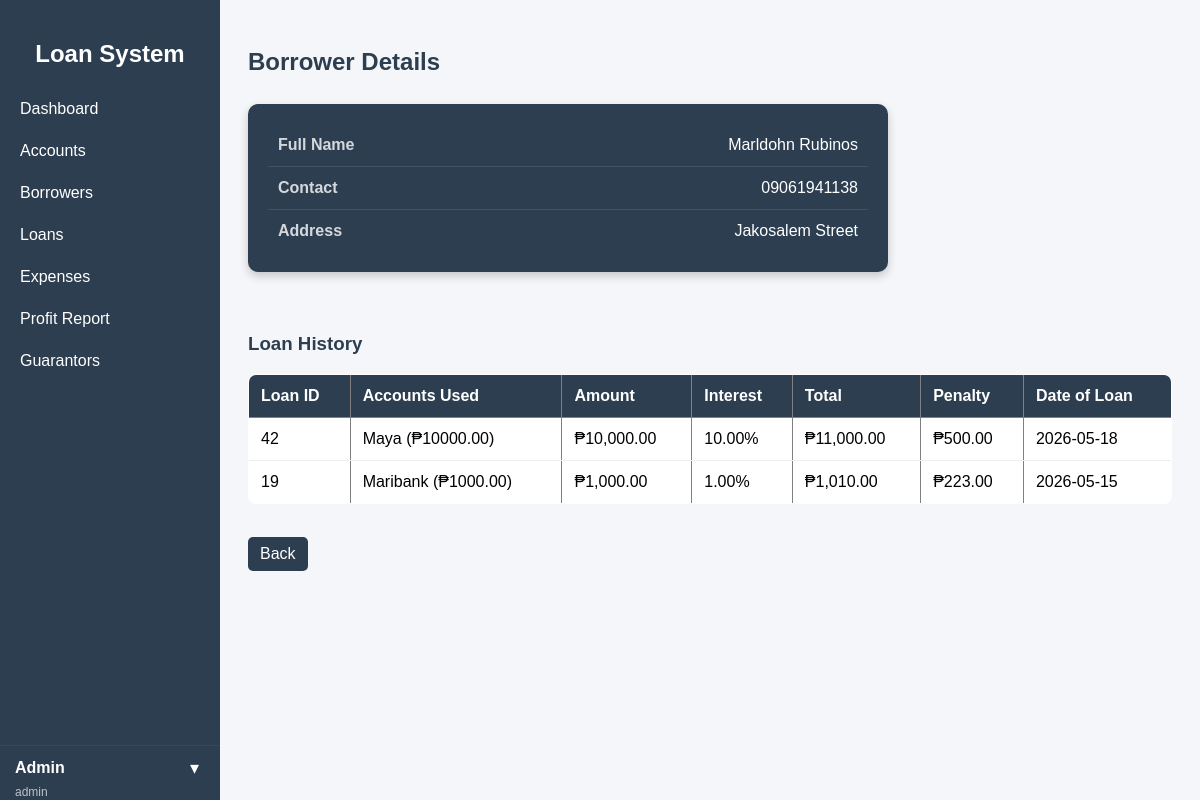
/public/index.php?url=borrower/details/1 (signed in), run on an earlier commit of the app's database.
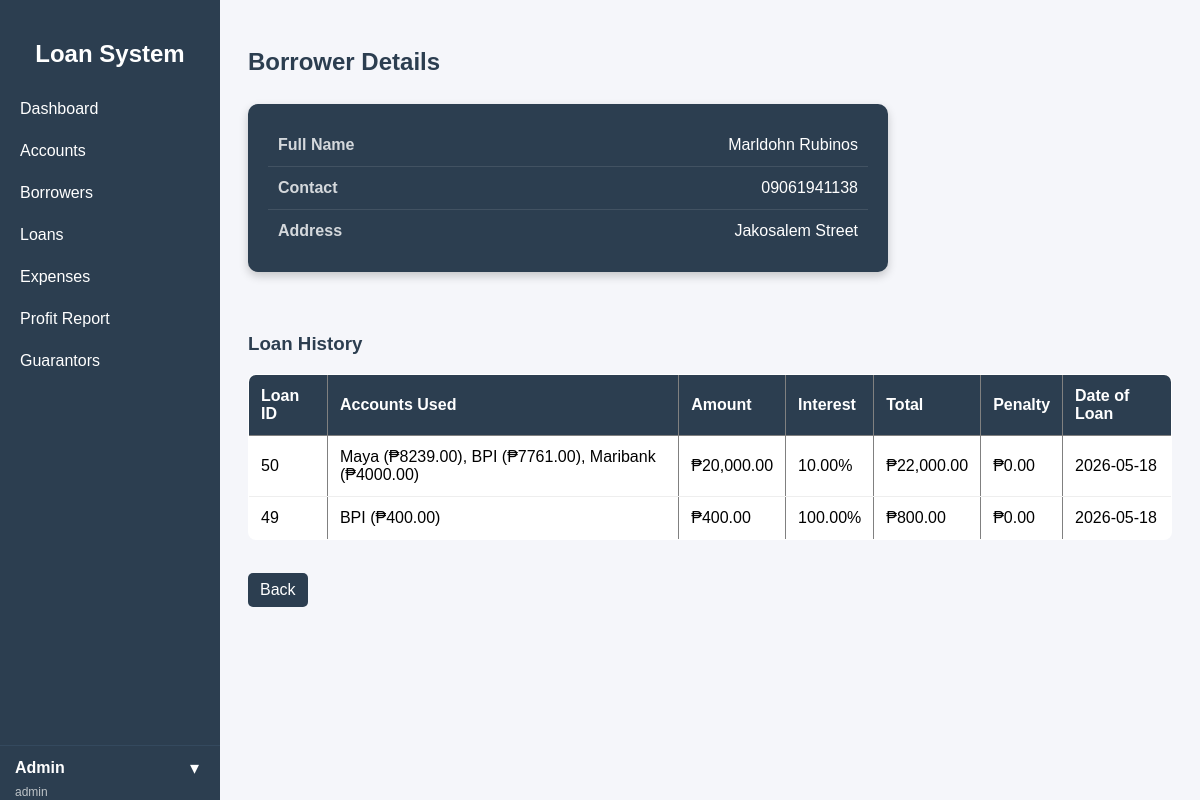
And on a later commit of the database.
### tables this page shows
CREATE TABLE `borrowers` (
  `id` int(11) NOT NULL,
  `fullname` varchar(100) DEFAULT NULL,
  `contact` varchar(20) DEFAULT NULL,
  `address` text DEFAULT NULL,
  `created_at` timestamp NOT NULL DEFAULT current_timestamp()
);

CREATE TABLE `loans` (
  `id` int(11) NOT NULL,
  `borrower_name` varchar(100) DEFAULT NULL,
  `amount` decimal(10,2) DEFAULT NULL,
  `interest` decimal(10,2) DEFAULT NULL,
  `total` decimal(10,2) DEFAULT NULL,
  `status` varchar(20) DEFAULT 'active',
  `created_at` timestamp NOT NULL DEFAULT current_timestamp(),
  `borrower_id` int(11) DEFAULT NULL,
  `account_id` int(11) DEFAULT NULL,
  `guarantor_id` int(11) DEFAULT NULL,
  `borrowed_date` date DEFAULT NULL,
  `due_date` date DEFAULT NULL,
  `is_deleted` tinyint(1) DEFAULT 0
);

### app/controllers/BorrowerController.php (called while the page is built, shortened)
<?php
require_once "../app/models/Borrower.php";
class BorrowerController {
    private $borrower;
    public function __construct() {
        $this->borrower = new Borrower();
    }
public function details($id) {
    $borrower = $this->borrower->getById($id);
    $loans = $this->borrower->getLoans($id);
    require "../app/views/borrowers/details.php";
}
}

### core/App.php (called while the page is built, shortened)
<?php
class App {
    protected $method = "index";
    public function __construct() {
        $url = $this->parseUrl();
        if (isset($url[0])) {
            $controllerName = ucfirst($url[0]) . "Controller";
            $controllerFile = "../app/controllers/" . $controllerName . ".php";
            if (file_exists($controllerFile)) {
                unset($url[0]);
            }
        }
        $this->controller = new $this->controller;
        if (isset($url[1]) && method_exists($this->controller, $url[1])) {
            $this->method = $url[1];
            unset($url[1]);
        }
        $params = $url ? array_values($url) : [];
        call_user_func_array([$this->controller, $this->method], $params);
    }
    public function parseUrl() {
        if (isset($_GET['url']) && !empty($_GET['url'])) {
            return explode("/", filter_var(rtrim($_GET['url'], "/"), FILTER_SANITIZE_URL));
        }
        return [];
    }
}

### public/index.php (called while the page is built)
<?php
require_once "../core/App.php";
$app = new App();

### core/Model.php (called while the page is built, shortened)
<?php
require_once __DIR__ . '/../config/database.php';
class Model {
    public function __construct() {
        $db = new Database();
        $this->conn = $db->connect();
    }
}

### config/database.php (called while the page is built, shortened)
<?php
class Database {
    private $host = "localhost";
    private $db_name = "loan_db";
    private $username = "root";
    private $password = "";
    public function connect() {
        $this->conn = null;
        try {
            $this->conn = new PDO(
                "mysql:host={$this->host};port=3306;dbname={$this->db_name}",
                $this->username,
                $this->password
            );
            $this->conn->setAttribute(
                PDO::ATTR_ERRMODE,
                PDO::ERRMODE_EXCEPTION
            );
        } catch (PDOException $e) {
            die("Connection failed: " . $e->getMessage());
        }
        return $this->conn;
    }
}

### app/models/Borrower.php (called while the page is built, shortened)
<?php
require_once "../core/Model.php";
class Borrower extends Model {
    public function getById($id) {
    $stmt = $this->conn->prepare("
        SELECT * FROM borrowers WHERE id = ?
    ");
    $stmt->execute([$id]);
    return $stmt->fetch(PDO::FETCH_ASSOC);
}
public function getLoans($borrower_id) {
    $stmt = $this->conn->prepare("
      SELECT
    loans.*,
    COALESCE(
        GROUP_CONCAT(
            CONCAT(
                accounts.account_name,
                ' (₱', loan_accounts.amount, ')'
            )
            SEPARATOR ', '
        ),
        ''
    ) AS account_names,
    COALESCE(p.total_penalty, 0) AS total_penalty
FROM loans
LEFT JOIN loan_accounts
    ON loans.id = loan_accounts.loan_id
LEFT JOIN accounts
    ON loan_accounts.account_id = accounts.id
LEFT JOIN (
    SELECT loan_id, SUM(amount) AS total_penalty
    FROM penalties
    GROUP BY loan_id
) p ON loans.id = p.loan_id
WHERE loans.borrower_id = ?
GROUP BY loans.id
ORDER BY loans.id DESC
    ");
    $stmt->execute([$borrower_id]);
    return $stmt->fetchAll(PDO::FETCH_ASSOC);
}
}

### app/views/borrowers/details.php (the view, shortened to what this page needs)
<?php include __DIR__ . "/../layouts/sidebar.php"; ?>
<div class="details-page">
<h2>Borrower Details</h2>
<br>
<div class="borrower-card">
    <div class="row">
        <span class="label">Full Name</span>
        <span class="value"><?= htmlspecialchars($borrower['fullname']) ?></span>
    </div>
    <div class="row">
        <span class="label">Contact</span>
        <span class="value"><?= htmlspecialchars($borrower['contact']) ?></span>
    </div>
    <div class="row">
        <span class="label">Address</span>
        <span class="value"><?= htmlspecialchars($borrower['address']) ?></span>
    </div>
</div>
<br><br>
<h3>Loan History</h3>
<table border="1" cellpadding="10">
    <tr>
        <th>Loan ID</th>
        <th>Accounts Used</th>
        <th>Amount</th>
        <th>Interest</th>
        <th>Total</th>
        <th>Penalty</th>
        <th>Date of Loan</th>
    </tr>
    <?php if (!empty($loans)): ?>
        <?php foreach ($loans as $loan): ?>
        <tr>
            <td><?= $loan['id'] ?></td>
            <td><?= $loan['account_names'] ?></td>
            <td>₱<?= number_format($loan['amount'], 2) ?></td>
            <td><?= $loan['interest'] ?>%</td>
            <td>₱<?= number_format($loan['total'], 2) ?></td>
            <td>₱<?= number_format($loan['total_penalty'] ?? 0, 2) ?></td>
            <td><?= $loan['borrowed_date'] ?></td>
        </tr>
        <?php endforeach; ?>
    <?php else: ?>
        <tr>
            <td colspan="7">No loan history found</td>
        </tr>
    <?php endif; ?>
</table>
<br>
<a class="back-btn" href="/LoanManagement/public/index.php?url=borrower/index">
    Back
</a>
</div>
<?php include __DIR__ . "/../layouts/footer.php"; ?>

### app/views/layouts/sidebar.php (shortened to what this page needs)
<div class="ls-wrapper">
    <div class="ls-sidebar">
        <h2>Loan System</h2>
        <a href="/LoanManagement/public/index.php?url=dashboard/index">Dashboard</a>
        <a href="/LoanManagement/public/index.php?url=account/index">Accounts</a>
        <a href="/LoanManagement/public/index.php?url=borrower/index">Borrowers</a>
        <a href="/LoanManagement/public/index.php?url=loan/index">Loans</a>
                <a href="/LoanManagement/public/index.php?url=expense/index">Expenses</a>
<a href="/LoanManagement/public/index.php?url=profit/index">
    Profit Report
</a>
        <a href="/LoanManagement/public/index.php?url=guarantor/index">Guarantors</a>
        <div class="ls-userbox">
            <div class="ls-user-top" onclick="toggleUserDropdown()">
                <div class="ls-user-name">
                    <?= $_SESSION['user']['name'] ?? 'User' ?>
                </div>
                <button class="ls-dropdown-btn">▾</button>
            </div>
            <div class="ls-role">
                <?= $_SESSION['user']['role'] ?? 'Member' ?>
            </div>
        </div>
    </div>
    <div class="ls-content">

### app/views/layouts/footer.php
    </div>
</div>
</body>
</html>

### app/views/layouts/sidebar.php (style rules this page uses)
.ls-wrapper { display: flex; }
.ls-sidebar { width: 220px; height: 100vh; background: #2c3e50; color: white; position: fixed; top: 0; left: 0; padding-top: 20px; display: flex; flex-direction: column; }
.ls-sidebar h2 { text-align: center; margin-bottom: 20px; }
.ls-sidebar a { display: block; color: white; padding: 12px 20px; text-decoration: none; transition: 0.2s; }
.ls-content { margin-left: 220px; padding: 20px; width: 100%; }
.ls-userbox { margin-top: auto; border-top: 1px solid #34495e; padding: 10px 15px; }
.ls-user-top { display: flex; justify-content: space-between; align-items: center; cursor: pointer; }
.ls-user-name { font-weight: bold; }
.ls-dropdown-btn { background: none; border: none; color: white; font-size: 18px; cursor: pointer; }
.ls-role { font-size: 12px; color: #bdc3c7; margin-top: 5px; }

### app/views/borrowers/details.php (style rules this page uses)
.borrower-card { background: #2c3e50; color: white; padding: 20px; border-radius: 10px; width: 100%; max-width: 600px; box-shadow: 0 4px 10px rgba(0,0,0,0.2); }
.borrower-card .row { display: flex; justify-content: space-between; padding: 12px 10px; border-bottom: 1px solid rgba(255,255,255,0.1); }
.borrower-card .row:last-child { border-bottom: none; }
.borrower-card .label { font-weight: bold; opacity: 0.8; }
.borrower-card .value { font-weight: 500; }
.details-page { font-family: Arial, sans-serif; color: #2c3e50; }
.details-page h2 { margin-bottom: 10px; }
.details-page h3 { margin-top: 25px; }
table { width: 100%; border-collapse: collapse; background: white; border-radius: 8px; overflow: hidden; }
table th { background: #2c3e50; color: white; padding: 12px; text-align: left; }
table td { padding: 12px; border-bottom: 1px solid #eee; }
.back-btn { display: inline-block; margin-top: 15px; padding: 8px 12px; background: #2c3e50; color: white; text-decoration: none; border-radius: 5px; }

What changed in the data, as far as the page shows it:
removed loans: id "42", account_names "Maya (₱10000.00)", amount "10,000.00", interest "10.00", total "11,000.00", total_penalty "500.00", borrowed_date "2026-05-18"
removed loans: id "19", account_names "Maribank (₱1000.00)", amount "1,000.00", interest "1.00", total "1,010.00", total_penalty "223.00", borrowed_date "2026-05-15"
added loans: id "50", account_names "Maya (₱8239.00), BPI (₱7761.00), Maribank (₱4000.00)", amount "20,000.00", interest "10.00", total "22,000.00", total_penalty "0.00", borrowed_date "2026-05-18"
added loans: id "49", account_names "BPI (₱400.00)", amount "400.00", interest "100.00", total "800.00", total_penalty "0.00", borrowed_date "2026-05-18"
